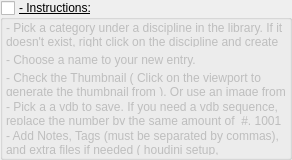
                  <widget class="QGroupBox" name="groupBox_sgInstructionsAdd_5">
                   <property name="minimumSize">
                    <size>
                     <width>0</width>
                     <height>160</height>
                    </size>
                   </property>
                   <property name="maximumSize">
                    <size>
                     <width>16777215</width>
                     <height>160</height>
                    </size>
                   </property>
                   <property name="font">
                    <font>
                     <pointsize>9</pointsize>
                     <bold>false</bold>
                     <underline>true</underline>
                    </font>
                   </property>
                   <property name="title">
                    <string>- Instructions:</string>
                   </property>
                   <property name="checkable">
                    <bool>true</bool>
                   </property>
                   <property name="checked">
                    <bool>false</bool>
                   </property>
                   <layout class="QVBoxLayout" name="verticalLayout_64">
                    <property name="leftMargin">
                     <number>3</number>
                    </property>
                    <property name="topMargin">
                     <number>3</number>
                    </property>
                    <property name="rightMargin">
                     <number>3</number>
                    </property>
                    <property name="bottomMargin">
                     <number>3</number>
                    </property>
                    <item>
                     <widget class="QLabel" name="label_sgInstructionsAdd_line01_6">
                      <property name="font">
                       <font>
                        <pointsize>9</pointsize>
                        <bold>false</bold>
                        <underline>false</underline>
                       </font>
                      </property>
                      <property name="text">
                       <string>- Pick a category under a discipline in the library. If it doesn't exist, right click on the discipline and create a new category </string>
                      </property>
                      <property name="wordWrap">
                       <bool>true</bool>
                      </property>
                     </widget>
                    </item>
                    <item>
                     <widget class="QLabel" name="label_sgInstructionsAdd_line02_6">
                      <property name="font">
                       <font>
                        <pointsize>9</pointsize>
                        <bold>false</bold>
                        <underline>false</underline>
                       </font>
                      </property>
                      <property name="text">
                       <string>- Choose a name to your new entry. </string>
                      </property>
                      <property name="wordWrap">
                       <bool>true</bool>
                      </property>
                     </widget>
                    </item>
                    <item>
                     <widget class="QLabel" name="label_sgInstructionsAdd_line03_6">
                      <property name="font">
                       <font>
                        <pointsize>9</pointsize>
                        <bold>false</bold>
                        <underline>false</underline>
                       </font>
                      </property>
                      <property name="text">
                       <string>- Check the Thumbnail ( Click on the viewport to generate the thumbnail from ). Or use an image from disc.</string>
                      </property>
                      <property name="wordWrap">
                       <bool>true</bool>
                      </property>
                     </widget>
                    </item>
                    <item>
                     <widget class="QLabel" name="label_sgInstructionsAdd_line04_6">
                      <property name="font">
                       <font>
                        <pointsize>9</pointsize>
                        <bold>false</bold>
                        <underline>false</underline>
                       </font>
                      </property>
                      <property name="text">
                       <string>- Pick a a vdb to save. If you need a vdb sequence, replace the number by the same amount of  #. 1001 = ####, 001 = ###, 10 = ##, etc ...</string>
                      </property>
                      <property name="wordWrap">
                       <bool>true</bool>
                      </property>
                     </widget>
                    </item>
                    <item>
                     <widget class="QLabel" name="label_sgInstructionsAdd_line05_6">
                      <property name="font">
                       <font>
                        <pointsize>9</pointsize>
                        <bold>false</bold>
                        <underline>false</underline>
                       </font>
                      </property>
                      <property name="text">
                       <string>- Add Notes, Tags (must be separated by commas), and extra files if needed ( houdini setup, embergen,etc ... )</string>
                      </property>
                      <property name="wordWrap">
                       <bool>true</bool>
                      </property>
                     </widget>
                    </item>
                   </layout>
                  </widget>
